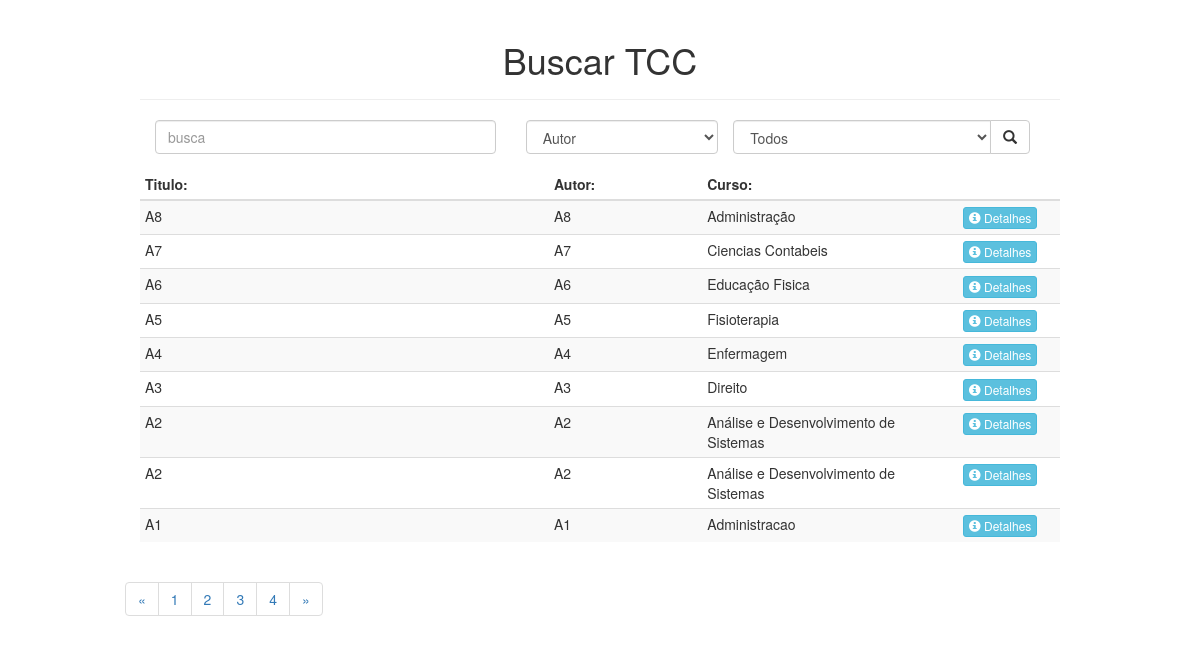
The page / on the database its author committed.
### tables this page shows
CREATE TABLE IF NOT EXISTS Artigo (
  IDArtigo int(11) NOT NULL AUTO_INCREMENT,
  Titulo varchar(200) NOT NULL,
  Autor varchar(250) NOT NULL,
  Orientador varchar(100) NOT NULL,
  Curso varchar(50) NOT NULL,
  Resumo varchar(3000) NOT NULL,
  AnoP int(4) NOT NULL,
  PalavraC varchar(100) NOT NULL,
  PRIMARY KEY (IDArtigo)
);

### sql/query.php (called while the page is built, shortened)
<?php
function listaTodos(){
  try {
    $con = getConexao();
    $prepare = $con->prepare('SELECT * FROM artigo ORDER BY IDArtigo DESC');
    $prepare->execute();
    return $prepare->fetchAll(PDO::FETCH_ASSOC);
  }catch(Exception $e){
     return array();
  }
}
?>

### index.php (the view, shortened to what this page needs)
<!DOCTYPE html>
<html>
<head>
    <link href="bootstrap/css/bootstrap.min.css" rel="stylesheet">
    <link href="css/estilo.css" rel="stylesheet">
</head>
<body>
  <div class="container">
    <div class="col-sm-10 col-sm-offset-1">
    <div class="page-header">
        <h1>Buscar TCC</h1>
    </div>
<form action="index.php" method="GET">
    <div class="table-responsive">
      <div class="row col-sm-12">
        <div class="form-group col-sm-5">
          <input type="text" name="search" placeholder="busca" class="form-control">
        </div>
        <div class="form-group col-sm-3">
          <select class="form-control" name="autor">
            <option value="Autor">Autor</option>
          </select>
        </div>
        <div class="input-group col-sm-4">
          <select class="form-control" name="cursos">
            <option value="default">Todos</option>
          </select>
          <span class="input-group-btn">
              <button class="btn btn-default" type="submit" method="POST">
                <span class="glyphicon glyphicon-search"></span>
              </button>
          </span>
        </div>
      </div>
    </form>
    <table class="table table-striped table-hover table-condensed">
      <thead>
        <th width="40%">Titulo:</th>
        <th width="15%">Autor:</th>
        <th width="25%">Curso:</th>
        <th width="10%"></th>
      </thead>
      <tbody>
        <?php
          include_once 'sql/query.php';
          if($_POST){
            $valor = $_POST['search'];
            $tCampo = $_POST['autor'];
            $tCurso = $_POST['cursos'];
            $Artigos = listaPorFiltro($tCampo,$valor,$tCurso);
          }else{
            $Artigos = listaTodos();
          }
            foreach ($Artigos as $artigo):
         ?>
         <tr>
           <td width="40%"><?php echo strlen($artigo['Titulo']) >110 ? substr($artigo['Titulo'], 0, 110) : $artigo['Titulo'] ?></td>
           <td width="15%"><?php echo $artigo['Autor'] ?></td>
           <td width="25%"><?php echo $artigo['Curso'] ?></td>
           <td width="10%">
             <button type="button" class="btn btn-info btn-xs" data-toggle="modal" data-target="#myModal<?php echo $artigo['IDArtigo']; ?>">
             <span class="glyphicon glyphicon-info-sign"></span>
             Detalhes
             </button>
           </td>
         </tr>
       <?php endforeach; ?>
      </tbody>
  </table>
  </div>
  <div class="row">
    <nav aria-label="Navegação de página exemplo">
      <ul class="pagination">
        <li class="page-item">
          <a class="page-link" href="#" aria-label="Anterior">
            <span aria-hidden="true">&laquo;</span>
          </a>
        </li>
        <li class="page-item"><a class="page-link" href="#">1</a></li>
        <li class="page-item"><a class="page-link" href="#">2</a></li>
        <li class="page-item"><a class="page-link" href="#">3</a></li>
        <li class="page-item"><a class="page-link" href="#">4</a></li>
        <li class="page-item">
          <a class="page-link" href="#" aria-label="Próximo">
            <span aria-hidden="true">&raquo;</span>
          </a>
        </li>
      </ul>
    </nav>
  </div>
  </div>
</body>
</html>

### css/estilo.css (style rules this page uses)
html, body { margin: 0; padding: 0; height: 100%; width: 100%; overflow-x: hidden; }
.page-header { text-align: center; }

### rows shown on the page
artigo: Titulo "A8", Autor "A8", Curso "Administração"
artigo: Titulo "A7", Autor "A7", Curso "Ciencias Contabeis"
artigo: Titulo "A6", Autor "A6", Curso "Educação Fisica"
artigo: Titulo "A5", Autor "A5", Curso "Fisioterapia"
artigo: Titulo "A4", Autor "A4", Curso "Enfermagem"
artigo: Titulo "A3", Autor "A3", Curso "Direito"
artigo: Titulo "A2", Autor "A2", Curso "Análise e Desenvolvimento de Sistemas"
artigo: Titulo "A2", Autor "A2", Curso "Análise e Desenvolvimento de Sistemas"
artigo: Titulo "A1", Autor "A1", Curso "Administracao"
